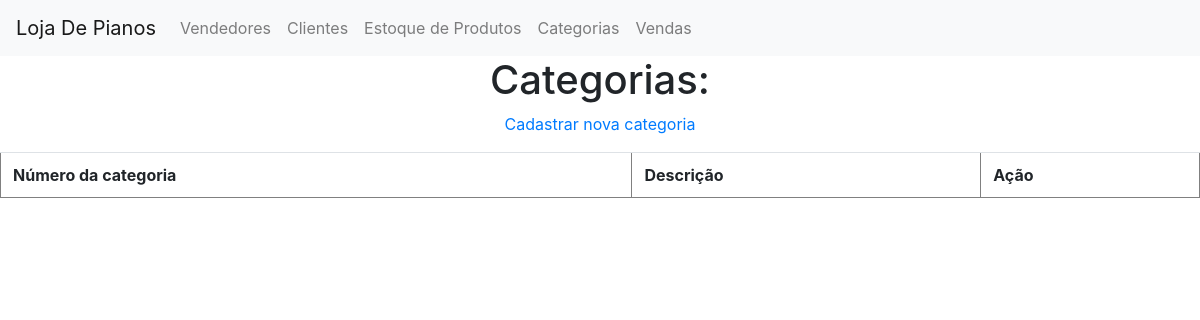
The page /categorias/index.php on the database as committed earlier.
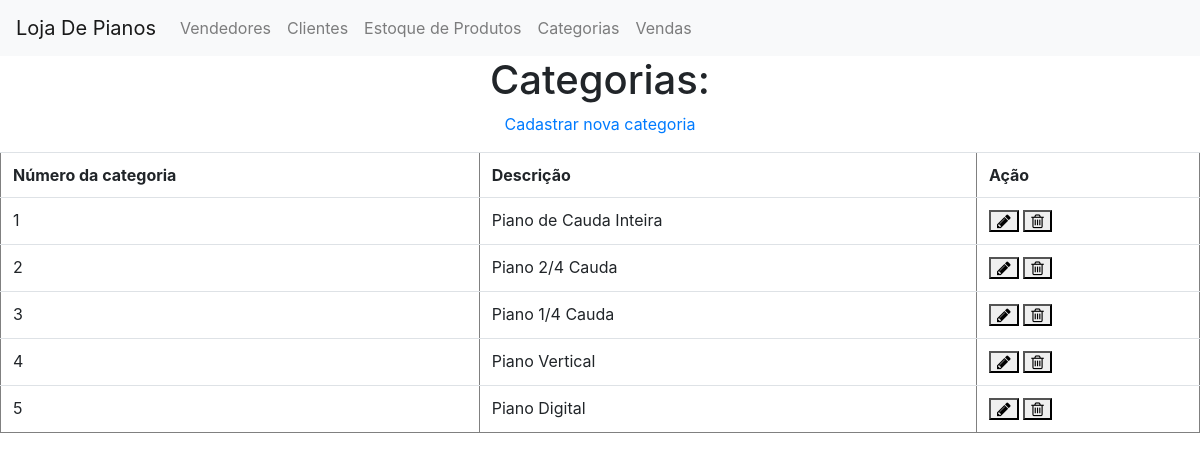
The same page on the database as committed later.
### tables this page shows
CREATE TABLE `categorias` (
  `cat_id` int(11) NOT NULL,
  `cat_desc` text NOT NULL,
  `ativo` int(11) DEFAULT NULL
);

### categorias/index.php (the view, shortened to what this page needs)
<?php
    require "../conecta.php";
    $sql = "SELECT * FROM categorias where ativo = '1'";
    $consulta = mysqli_query($link, $sql) or die ("Falha ao consultar categorias");
    include "../menu/index.php";
?>
<!DOCTYPE html>
<html lang="en">
<head>
    <link href="//maxcdn.bootstrapcdn.com/font-awesome/4.7.0/css/font-awesome.min.css" rel="stylesheet">
    <link rel="stylesheet" href="https://stackpath.bootstrapcdn.com/bootstrap/4.3.1/css/bootstrap.min.css">
</head>
<body>
    <h1 align="center">Categorias: </h1>
    <p align="center">
        <a href="cadastro.php">Cadastrar nova categoria</a>
    </p>
    <table border=1 class="table table">
        <tr>
            <th>Número da categoria</th>
            <th>Descrição</th>
            <th>Ação</th>
        </tr>
        <?php while($dados = mysqli_fetch_array($consulta)){  ?>
        <tr>
            <td><?php echo $dados["cat_id"]; ?></td>
            <td><?php echo $dados["cat_desc"]; ?></td>
            <td>
                <a href="editar.php?codigo=<?php echo $dados['cat_id']?>">
                    <button class="fa fa-pencil"></button>
                </a>
                <a href="excluir.php?codigo=<?php echo $dados ['cat_id']?>">
                    <button class="fa fa-trash-o"></button>
                </a>
            </td>
        </tr>
        <?php } ?>
    </table>
</body>
</html>

Rows that differ between the two databases and show on the page:
now on this page (row edited): categorias: cat_id "1", cat_desc "Piano de Cauda Inteira"
now on this page (row edited): categorias: cat_id "2", cat_desc "Piano 2/4 Cauda"
now on this page (row edited): categorias: cat_id "3", cat_desc "Piano 1/4 Cauda"
now on this page (row edited): categorias: cat_id "4", cat_desc "Piano Vertical"
now on this page (row edited): categorias: cat_id "5", cat_desc "Piano Digital"
